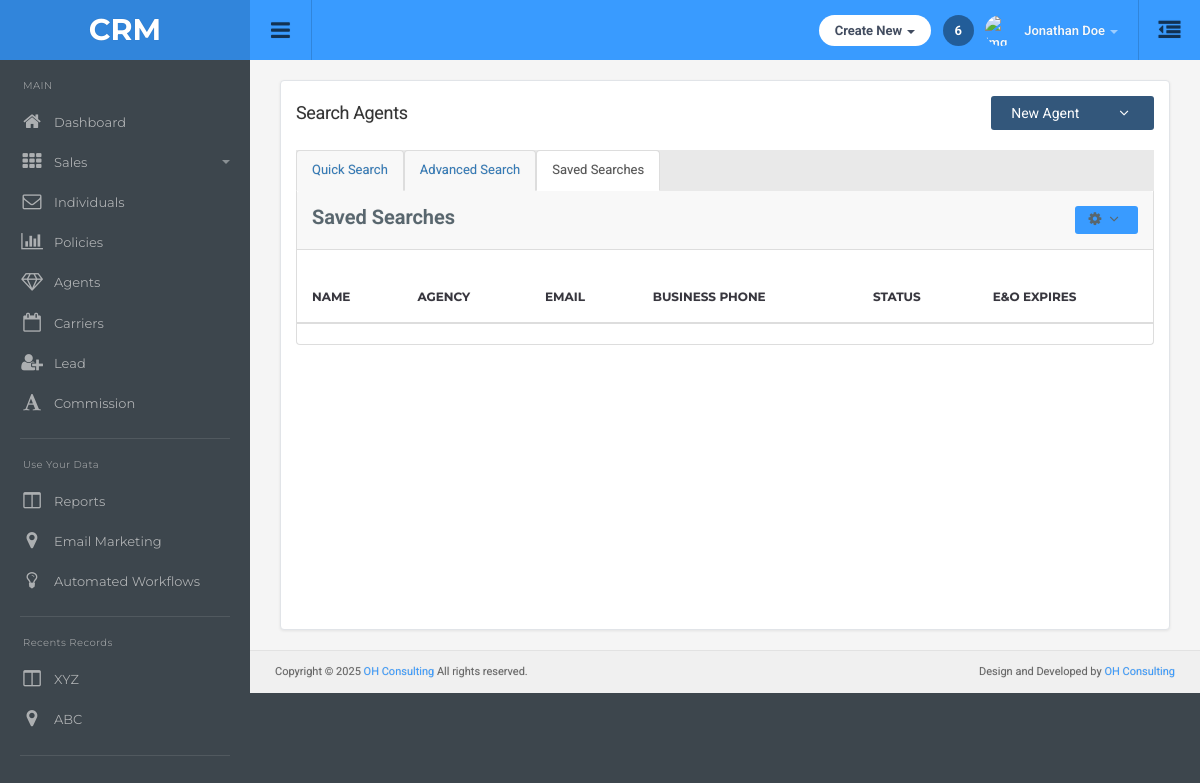
Page /agency/saved-searches/ on the earlier database version.
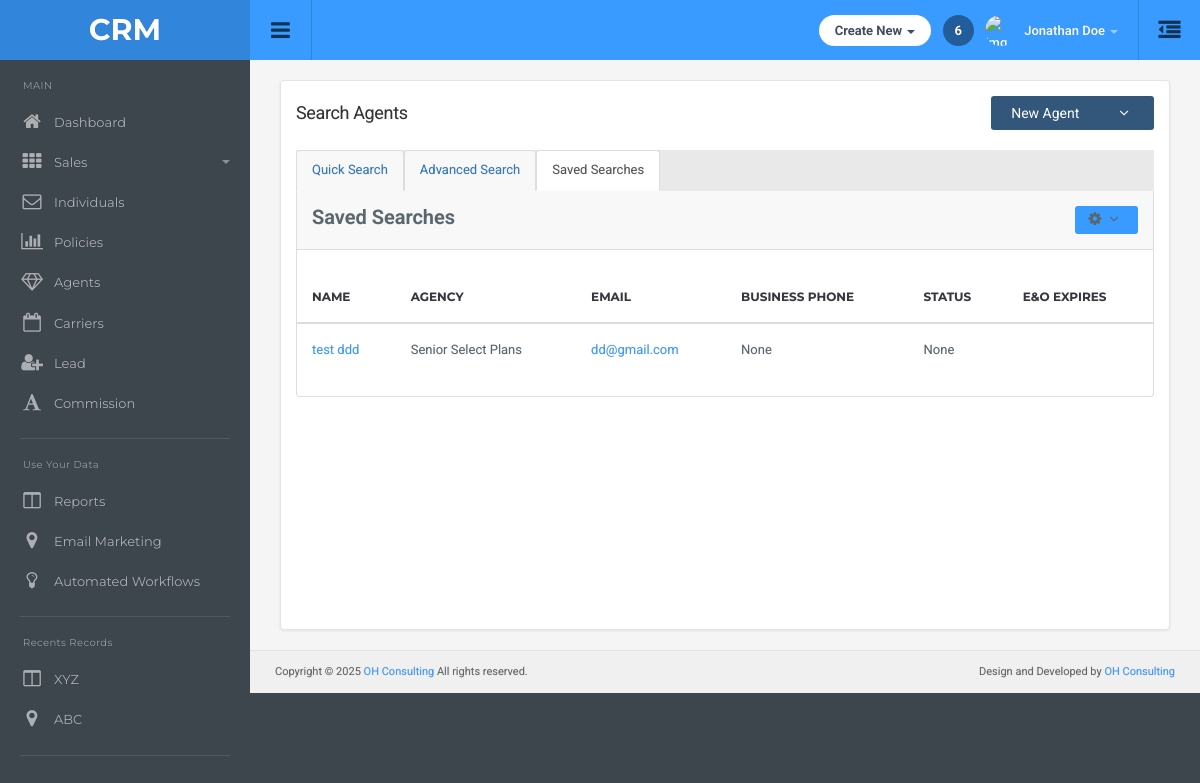
Same page on the later database version.
### main/models.py (models this page shows)
class Agent(models.Model):
    first_name = models.CharField(max_length=100)
    last_name = models.CharField(max_length=100,null=True,blank=True)
    business_phone = models.CharField(max_length=12,null=True,blank=True)
    ext = models.CharField(max_length=10,null=True,blank=True)
    email = models.EmailField(null=True,blank=True)
    agent_type = models.CharField(max_length=50,null=True,blank=True)
    status = models.CharField(max_length=50,null=True,blank=True)
    npn = models.CharField(max_length=100,null=True,blank=True)
    agency = models.ForeignKey(Agency,on_delete=models.CASCADE,related_name="agent_agency")
    agent_number = models.CharField(max_length=100,null=True,blank=True)

class Agency(models.Model):
    name = models.CharField(max_length=255,unique=True)
    business_phone = models.CharField(max_length=10, blank=True, null=True)
    ext = models.CharField(max_length=12, blank=True, null=True)

### main/views.py (the view)
# urls.py: path('agency/saved-searches/', views.saved_searches, name='saved_searches'),
def saved_searches(request):
    agencies = Agency.objects.all()
    agents = Agent.objects.all()
    return render(request, 'agent/savedsearch.html',{'agencies': agencies, 'agents': agents})

### main/templatetags/phone_filters.py (called while the page is built)
@register.filter
def format_phone(value):
    if value and len(value) == 10 and value.isdigit():
        return f"({value[0:3]}) {value[3:6]}-{value[6:]}"
    return value

### templates/agent/savedsearch.html (shortened to what this page needs)
{% extends "dashboard/base.html" %}
{% load static %}
{% load phone_filters %}
{% block main-content %}
<div class="container-default">
    <div class="search-agents-container">
        <div class="page-header-row">
            <h1 class="page-title">Search Agents</h1>
            <div class="btn-group">
                <button type="button" class="btn btn-primary" data-toggle="modal" data-target="#newAgentModal">
                    New Agent
                </button>
                <button type="button" class="btn btn-primary dropdown-toggle" data-toggle="dropdown" aria-haspopup="true" aria-expanded="false">
                    <i class="fa fa-angle-down"></i>
                </button>
            </div>
        </div>
        <ul class="nav nav-tabs">
            <li><a href="{% url 'search_agents' %}">Quick Search</a></li>
            <li><a href="{% url 'advanced_search' %}">Advanced Search</a></li>
            <li class="active"><a href="{% url 'saved_searches' %}">Saved Searches</a></li>
        </ul>
        <div class="agents-panel">
            <div class="panel-heading clearfix">
                <strong class="pull-left">Saved Searches</strong>
                <div class="dropdown pull-right">
                    <button class="btn btn-sm btn-default dropdown-toggle" type="button" id="agentsDropdown" data-toggle="dropdown" aria-haspopup="true" aria-expanded="false">
                        <i class="fa fa-cog"></i> <i class="fa fa-angle-down"></i>
                    </button>
                </div>
            </div>
            <br>
            <div class="panel-body table-responsive">
                <table id="example0" class="table display">
                    <thead>
                        <tr>
                            <th>Name</th>
                            <th>Agency</th>
                            <th>Email</th>
                            <th>Business Phone</th>
                            <th>Status</th>
                            <th>E&O Expires</th>
                        </tr>
                    </thead>
                    <tbody>
                        {% for i in agents %}
                        <tr>
                            <td><a href="">{{i.first_name}} {{i.last_name}}</a></td>
                            <td>{{i.agency.name}}</td>
                            <td><a href="mailto:{{i.email}}">{{i.email}}</a></td>
                            <td>{{i.business_phone|format_phone}}</td>
                            <td>{{i.status}}</td>
                            <td></td>
                        </tr>
                        {% endfor %}
                    </tbody>
                </table>
            </div>
        </div>
    </div>
</div>
{% endblock %}

Differences in the rows shown:
added Agent: first_name "test", last_name "ddd", agency.name "Senior Select Plans", email "dd@gmail.com", business_phone "None", status "None"
